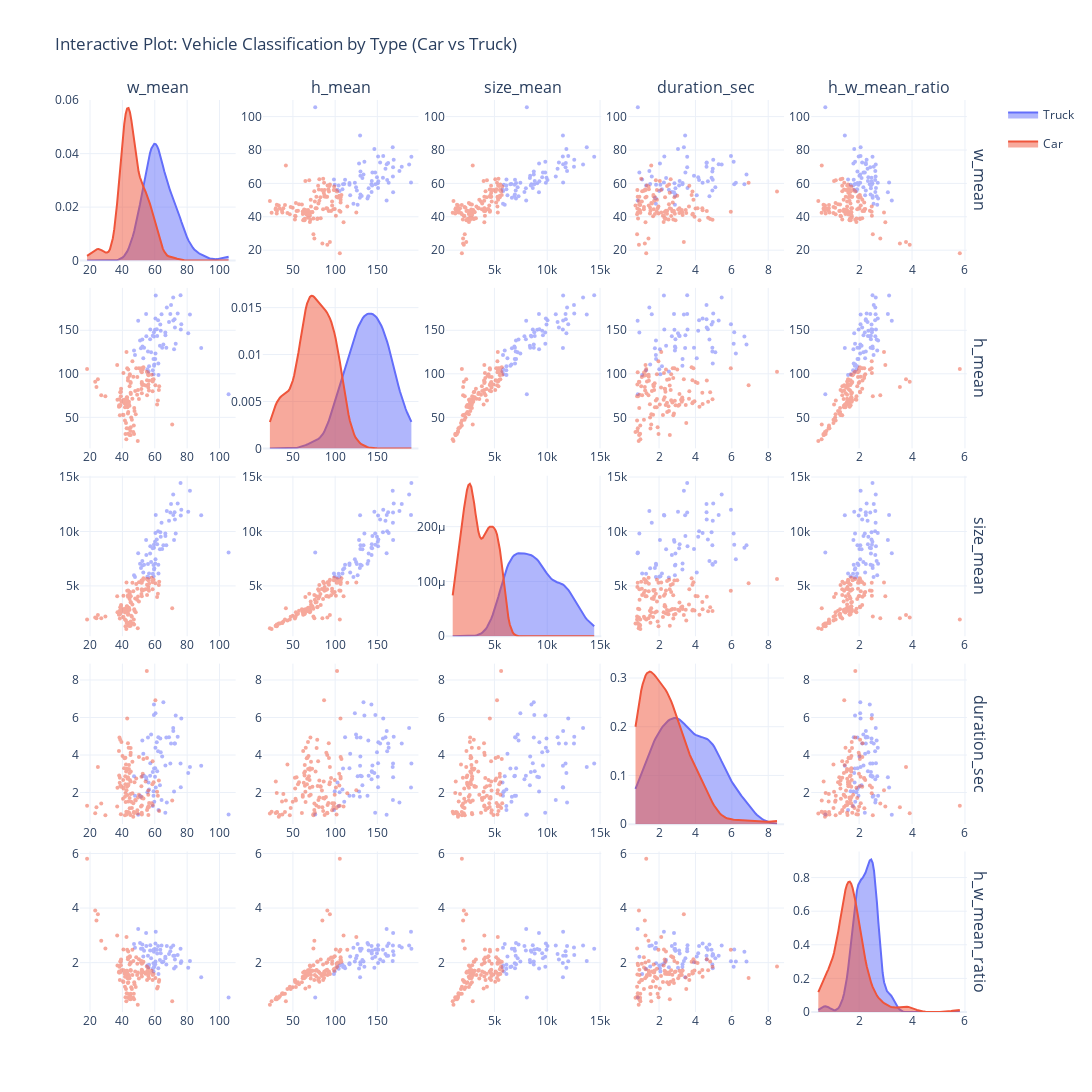

The notebook cell this image was saved under:
### Code cell
## Interactive plot after classification

import plotly.graph_objects as go
from plotly.subplots import make_subplots
import numpy as np
from scipy.stats import gaussian_kde

# 1. Parameters
dims = ['w_mean', 'h_mean', 'size_mean', 'duration_sec', 'h_w_mean_ratio']
classes = final_summary_with_class['Class'].unique()  # ['Car', 'Truck']
n = len(dims)

# 2. Create subplot grid
fig = make_subplots(
    rows=n, cols=n, 
    shared_xaxes=False, shared_yaxes=False,
    horizontal_spacing=0.03, vertical_spacing=0.03,
    column_titles=dims, row_titles=dims
)

# Color palette (Blue for Car, Red for Truck)
colors = ['#636EFA', '#EF553B']

# 3. Fill the matrix
for i, y_col in enumerate(dims):
    for j, x_col in enumerate(dims):
        for k, cls in enumerate(classes):
            df_sub = final_summary_with_class[final_summary_with_class['Class'] == cls]
            
            # If not enough data for KDE (less than 2 points), skip the curve
            if len(df_sub) < 2: continue

            if i == j: # DIAGONAL: Smooth KDE curves
                # Calculate KDE
                x_range = np.linspace(final_summary_with_class[x_col].min(), 
                                     final_summary_with_class[x_col].max(), 100)
                try:
                    kde = gaussian_kde(df_sub[x_col])
                    y_kde = kde(x_range)
                    
                    fig.add_trace(
                        go.Scatter(
                            x=x_range, y=y_kde, 
                            name=cls, line=dict(color=colors[k], width=2),
                            fill='tozeroy', opacity=0.3, # Fill under the curve
                            showlegend=(i == 0 and j == 0),
                            legendgroup=cls
                        ),
                        row=i+1, col=j+1
                    )
                except: pass # In case of zero variance

            else: # OFF-DIAGONAL: Scatter plots
                fig.add_trace(
                    go.Scatter(
                        x=df_sub[x_col], y=df_sub[y_col],
                        mode='markers', name=cls, marker_color=colors[k],
                        opacity=0.5, marker_size=4,
                        showlegend=False, legendgroup=cls,
                        hovertext=df_sub['vehicle_id'].apply(lambda x: f"ID: {x}")
                    ),
                    row=i+1, col=j+1
                )

# 4. Configure fixed axes
for i, col in enumerate(dims):
    margin = (final_summary_with_class[col].max() - final_summary_with_class[col].min()) * 0.05
    r = [final_summary_with_class[col].min() - margin, 
         final_summary_with_class[col].max() + margin]
    
    for k in range(1, n + 1):
        fig.update_xaxes(range=r, row=k, col=i+1)
        if i != k-1: # Don't touch Y axis for diagonal, as it has density scale
            fig.update_yaxes(range=r, row=i+1, col=k)

fig.update_layout(
    title_text="Interactive Plot: Vehicle Classification by Type (Car vs Truck)",
    width=1200, height=1100,
    template="plotly_white"
)

fig.show()
